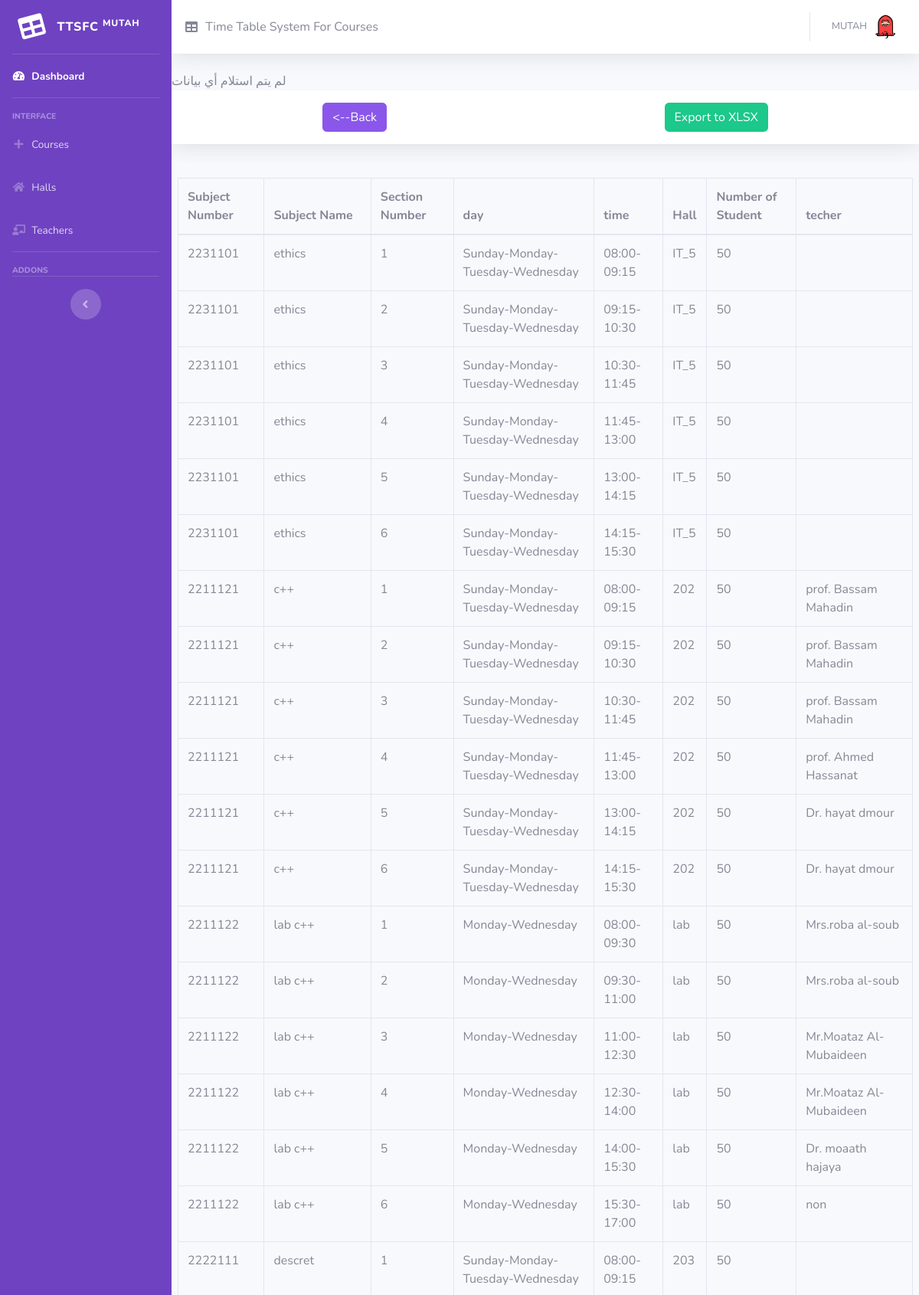
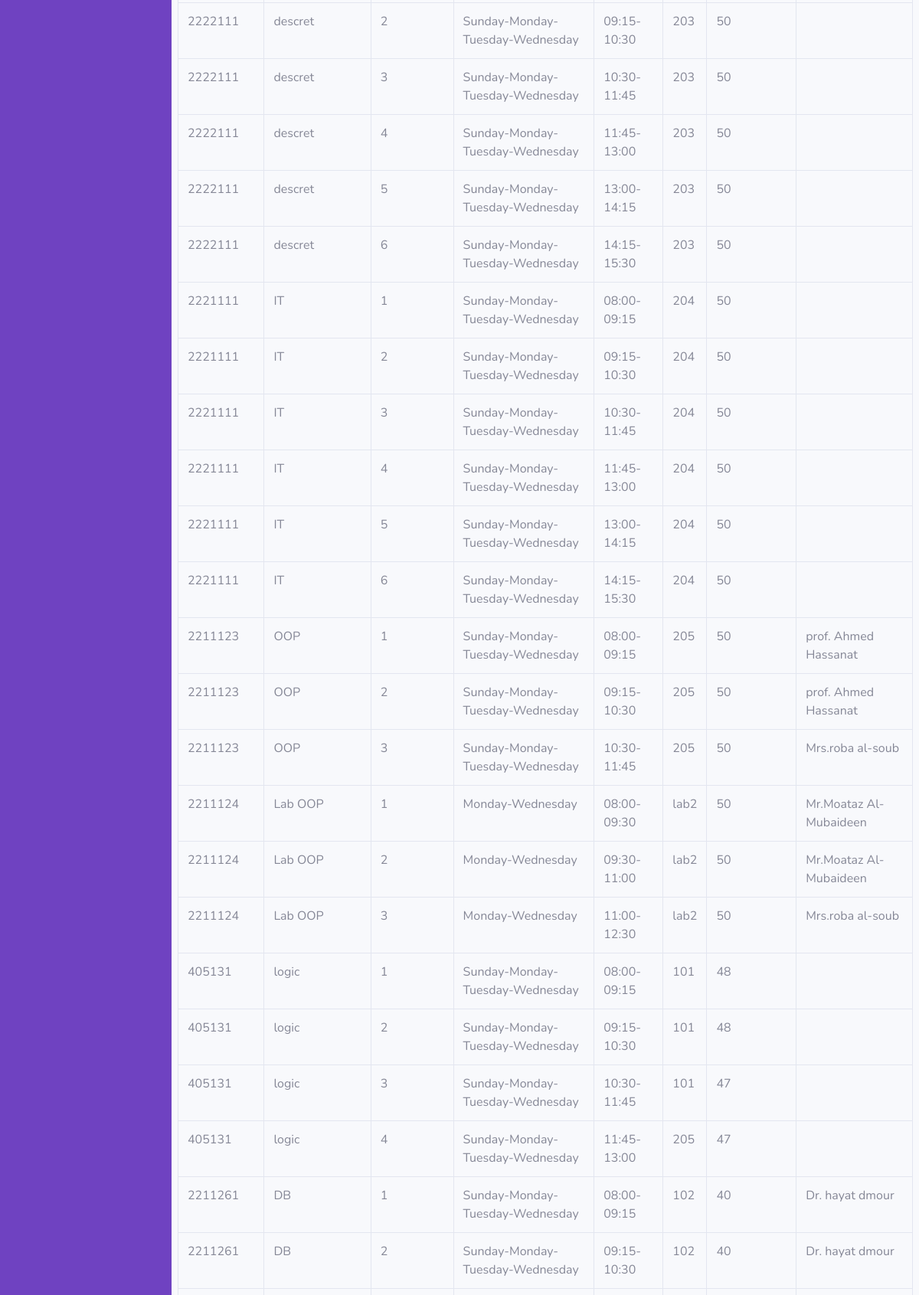
Page /save_summer.php (signed in, upper part) on the committed database (2 pictures, top to bottom).
### tables this page shows
CREATE TABLE `summer` (
  `id` int(11) NOT NULL,
  `course_id` varchar(100) NOT NULL,
  `course_name` varchar(200) NOT NULL,
  `section` int(10) NOT NULL,
  `time` varchar(100) NOT NULL,
  `day` varchar(200) NOT NULL,
  `room` varchar(100) NOT NULL,
  `teacher` varchar(100) DEFAULT NULL,
  `students` int(10) NOT NULL
);

### save_summer.php (the view, shortened to what this page needs)
<?php
include('includes/header.php');
include('includes/navbar.php');
?>
    <?php
$dbServername = "localhost";
$dbUsername = "root";
$dbPassword = "";
$dbName = "timetable";
$conn = new mysqli($dbServername, $dbUsername, $dbPassword, $dbName);
$mm='';
$scedual_select = "SELECT * FROM summer where course_id like '$mm%' order by teacher ";
if ($_SERVER['REQUEST_METHOD'] == 'POST') {
    $scedual_res = $conn->query($scedual_select);
    while ($row = $scedual_res->fetch_assoc()) {
        $fieldName = "" . $row['course_id'] . $row['section'] . "";
        if (isset($_POST['teachers'][$row['course_id']][$row['section']])) {
            $teacher = $_POST['teachers'][$row['course_id']][$row['section']];
                $update = "UPDATE `summer` SET `teacher`='$teacher' WHERE course_id=" . $row['course_id'] . " AND section=" . $row['section'];
                $result = $conn->query($update);
                if ($result === false) {
                    die("فشل في تنفيذ الاستعلام: " . $conn->error);
                } else {
                }
        }
    }
} else {
    echo "لم يتم استلام أي بيانات";
}
$scedual_select = "SELECT * FROM summer where course_id like '$mm%' ";
$scedual_res = $conn->query($scedual_select);
?>
<div id="content-wrapper" class="d-flex flex-column">
<div id="content">
    <nav class="navbar navbar-expand navbar-light bg-white topbar mb-4 static-top shadow">
    <button class="btn btn-primary mx-auto " id="back"><--Back</button>
    <button class="btn btn-success mx-auto" id="exportButton">Export to XLSX</button>
    </nav>
</div>
</div>
<div class="row">
    <div class="card-body">
        <div class="table-responsive" >
<table cellpadding="0" class="table table-bordered"  style="width: 100%;" cellspacing="0" border="1">
    <thead>
        <tr>
            <th>Subject Number</th>
            <th>Subject Name</th>
            <th>Section Number</th>
            <th>day</th>
            <th>time</th>
            <th>Hall</th>
            <th>Number of Student</th>
            <th>techer</th>
        </tr>
    </thead>
    <tbody id="table">
<?php
while ($row = $scedual_res->fetch_assoc()) {
            echo "<tr>
            <td>{$row['course_id']}</td>
            <td>{$row['course_name']}</td>
            <td>{$row['section']}</td>
            <td>{$row['day']}</td>
            <td>{$row['time']}</td>
            <td>{$row['room']}</td>
            <td>{$row['students']}</td>
            ";
            echo "<td>" . $row['teacher'] . "</td>";
            echo "</tr>";
}
echo "</tbody></table>";
?>
</div>
</div>
    </div>

### rows in the picture
summer: course "2231101", course_name "ethics", section "1", day "Sunday-Monday-Tuesday-Wednesday", time "08:00-09:15", room "IT_5", students "50"
summer: course "2231101", course_name "ethics", section "2", day "Sunday-Monday-Tuesday-Wednesday", time "09:15-10:30", room "IT_5", students "50"
summer: course "2231101", course_name "ethics", section "3", day "Sunday-Monday-Tuesday-Wednesday", time "10:30-11:45", room "IT_5", students "50"
summer: course "2231101", course_name "ethics", section "4", day "Sunday-Monday-Tuesday-Wednesday", time "11:45-13:00", room "IT_5", students "50"
summer: course "2231101", course_name "ethics", section "5", day "Sunday-Monday-Tuesday-Wednesday", time "13:00-14:15", room "IT_5", students "50"
summer: course "2231101", course_name "ethics", section "6", day "Sunday-Monday-Tuesday-Wednesday", time "14:15-15:30", room "IT_5", students "50"
summer: course "2211121", course_name "c++", section "1", day "Sunday-Monday-Tuesday-Wednesday", time "08:00-09:15", room "202", students "50", teacher "prof. Bassam Mahadin"
summer: course "2211121", course_name "c++", section "2", day "Sunday-Monday-Tuesday-Wednesday", time "09:15-10:30", room "202", students "50", teacher "prof. Bassam Mahadin"
summer: course "2211121", course_name "c++", section "3", day "Sunday-Monday-Tuesday-Wednesday", time "10:30-11:45", room "202", students "50", teacher "prof. Bassam Mahadin"
summer: course "2211121", course_name "c++", section "4", day "Sunday-Monday-Tuesday-Wednesday", time "11:45-13:00", room "202", students "50", teacher "prof. Ahmed Hassanat"
summer: course "2211121", course_name "c++", section "5", day "Sunday-Monday-Tuesday-Wednesday", time "13:00-14:15", room "202", students "50", teacher "Dr. hayat dmour"
summer: course "2211121", course_name "c++", section "6", day "Sunday-Monday-Tuesday-Wednesday", time "14:15-15:30", room "202", students "50", teacher "Dr. hayat dmour"
summer: course "2211122", course_name "lab c++", section "1", day "Monday-Wednesday", time "08:00-09:30", room "lab", students "50", teacher "Mrs.roba al-soub"
summer: course "2211122", course_name "lab c++", section "2", day "Monday-Wednesday", time "09:30-11:00", room "lab", students "50", teacher "Mrs.roba al-soub"
summer: course "2211122", course_name "lab c++", section "3", day "Monday-Wednesday", time "11:00-12:30", room "lab", students "50", teacher "Mr.Moataz Al-Mubaideen"
summer: course "2211122", course_name "lab c++", section "4", day "Monday-Wednesday", time "12:30-14:00", room "lab", students "50", teacher "Mr.Moataz Al-Mubaideen"
summer: course "2211122", course_name "lab c++", section "5", day "Monday-Wednesday", time "14:00-15:30", room "lab", students "50", teacher "Dr. moaath hajaya"
summer: course "2211122", course_name "lab c++", section "6", day "Monday-Wednesday", time "15:30-17:00", room "lab", students "50", teacher "non"
summer: course "2222111", course_name "descret", section "1", day "Sunday-Monday-Tuesday-Wednesday", time "08:00-09:15", room "203", students "50"
summer: course "2222111", course_name "descret", section "2", day "Sunday-Monday-Tuesday-Wednesday", time "09:15-10:30", room "203", students "50"
summer: course "2222111", course_name "descret", section "3", day "Sunday-Monday-Tuesday-Wednesday", time "10:30-11:45", room "203", students "50"
summer: course "2222111", course_name "descret", section "4", day "Sunday-Monday-Tuesday-Wednesday", time "11:45-13:00", room "203", students "50"
summer: course "2222111", course_name "descret", section "5", day "Sunday-Monday-Tuesday-Wednesday", time "13:00-14:15", room "203", students "50"
summer: course "2222111", course_name "descret", section "6", day "Sunday-Monday-Tuesday-Wednesday", time "14:15-15:30", room "203", students "50"
summer: course "2221111", course_name "IT", section "1", day "Sunday-Monday-Tuesday-Wednesday", time "08:00-09:15", room "204", students "50"
summer: course "2221111", course_name "IT", section "2", day "Sunday-Monday-Tuesday-Wednesday", time "09:15-10:30", room "204", students "50"
summer: course "2221111", course_name "IT", section "3", day "Sunday-Monday-Tuesday-Wednesday", time "10:30-11:45", room "204", students "50"
summer: course "2221111", course_name "IT", section "4", day "Sunday-Monday-Tuesday-Wednesday", time "11:45-13:00", room "204", students "50"
summer: course "2221111", course_name "IT", section "5", day "Sunday-Monday-Tuesday-Wednesday", time "13:00-14:15", room "204", students "50"
summer: course "2221111", course_name "IT", section "6", day "Sunday-Monday-Tuesday-Wednesday", time "14:15-15:30", room "204", students "50"
summer: course "2211123", course_name "OOP", section "1", day "Sunday-Monday-Tuesday-Wednesday", time "08:00-09:15", room "205", students "50", teacher "prof. Ahmed Hassanat"
summer: course "2211123", course_name "OOP", section "2", day "Sunday-Monday-Tuesday-Wednesday", time "09:15-10:30", room "205", students "50", teacher "prof. Ahmed Hassanat"
summer: course "2211123", course_name "OOP", section "3", day "Sunday-Monday-Tuesday-Wednesday", time "10:30-11:45", room "205", students "50", teacher "Mrs.roba al-soub"
summer: course "2211124", course_name "Lab OOP", section "1", day "Monday-Wednesday", time "08:00-09:30", room "lab2", students "50", teacher "Mr.Moataz Al-Mubaideen"
summer: course "2211124", course_name "Lab OOP", section "2", day "Monday-Wednesday", time "09:30-11:00", room "lab2", students "50", teacher "Mr.Moataz Al-Mubaideen"
summer: course "2211124", course_name "Lab OOP", section "3", day "Monday-Wednesday", time "11:00-12:30", room "lab2", students "50", teacher "Mrs.roba al-soub"
summer: course "405131", course_name "logic", section "1", day "Sunday-Monday-Tuesday-Wednesday", time "08:00-09:15", room "101", students "48"
summer: course "405131", course_name "logic", section "2", day "Sunday-Monday-Tuesday-Wednesday", time "09:15-10:30", room "101", students "48"
summer: course "405131", course_name "logic", section "3", day "Sunday-Monday-Tuesday-Wednesday", time "10:30-11:45", room "101", students "47"
summer: course "405131", course_name "logic", section "4", day "Sunday-Monday-Tuesday-Wednesday", time "11:45-13:00", room "205", students "47"
summer: course "2211261", course_name "DB", section "1", day "Sunday-Monday-Tuesday-Wednesday", time "08:00-09:15", room "102", students "40", teacher "Dr. hayat dmour"
summer: course "2211261", course_name "DB", section "2", day "Sunday-Monday-Tuesday-Wednesday", time "09:15-10:30", room "102", students "40", teacher "Dr. hayat dmour"
